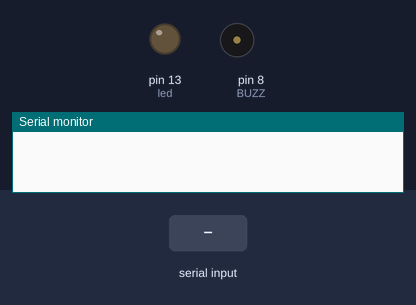
This sketch was run on a simulated Arduino Uno, built with avr-gcc and run on an emulated ATmega328P. Parts: output pins drawn as LEDs (lit = HIGH), buzzer (waves = sounding, pin HIGH), the last lines printed to the serial monitor. Inputs (shaded band) come from the test bench. The local clock reads 2024-03-15 10:24:30 at power-on unless the sketch sets it.

Above: at 1.2 s.
1.3 s: "270016FAAA61" received over Serial
At 2.4 s:
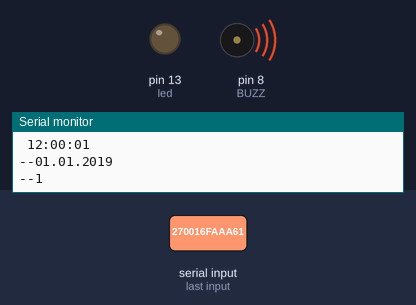
3.3 s: "270022B39620" received over Serial
At 3.7 s:
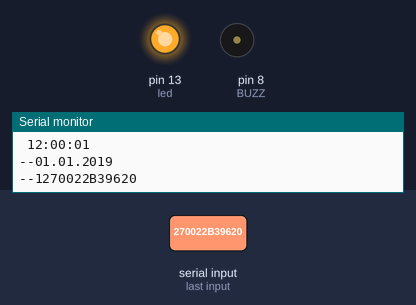
5.3 s: "27001674B8FD" received over Serial
At 6.7 s:
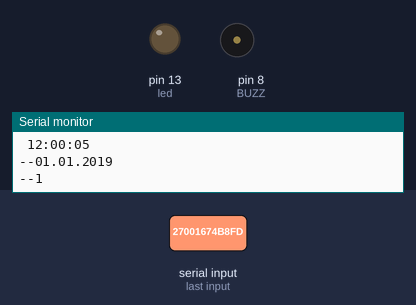
Timing chart, 0 to 8.3 s (numbered marks = the images above; inputs shaded):
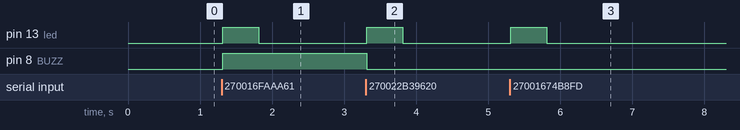

Measured:
- after the input at 1.3 s, pin 13 (led): LOW → HIGH at once, → LOW 0.50 s later; pin 8 (BUZZ): LOW → HIGH at once
- after the input at 3.3 s, pin 13 (led): LOW → HIGH at once, → LOW 0.50 s later; pin 8 (BUZZ): HIGH → LOW at once
- after the input at 5.3 s, pin 13 (led): LOW → HIGH at once, → LOW 0.50 s later

The sketch:

finalpro.ino.ino
```cpp
/* add the librarie for EEPROM*/
#include <EEPROM.h>

/*  I have not used the Buzzer but included the code in the file */


boolean stringComplete = false;
String inputString = "";
int n = 0;
#define BUZZ 8    /* initialize the buzzer pin as d8 */
#define led 13    /*initialize the led pin as D13 */
#define SW1 3     /*initialize the SW1 pin of the RFID reader as D3 */

/* add the library for RTC module*/
#include<DS3231.h>


DS3231 rtc(SDA,SCL);
int count1=0;                                  /* add the number of counters based on the number of names added */
int count2=0;
int count3=0;
char* names[]={"RANIT","LAL","ANDY"};        /* add the names to the database to keep track */
int i=0;

void setup() {
  Serial.begin(9600);
  rtc.begin();
  rtc.setDOW(THURSDAY);                           /* set the DATE OF WEEK */
  rtc.setTime(12,0,0);                            /* set the present time */
  rtc.setDate(1,1,2019);                           /* set the present date */
  pinMode(BUZZ,OUTPUT);
  pinMode(led,OUTPUT);
  pinMode(SW1,INPUT);

  inputString.reserve(200);
}

void loop() {


  if(stringComplete){
    Serial.println(inputString);
    if(inputString.equals("270016FAAA61")){//A
      count1+=1;                                                  /*  RFID tag for the first person and if the string printed in the serial window matches with the RFID tag the increment*/
      digitalWrite(BUZZ,HIGH);
      digitalWrite(led,HIGH);
      delay(500);
      digitalWrite(led,LOW);
      if(count1%2!=0)                                                /*  if the count1 is odd it means an 'ENTRY' is made by person 1 assuming the room is initially empty */
      {
        Serial.println("A IS MARKED PRESENT");
      }
      else
      {
        Serial.println("A IS MARKED ABSENT");

      }
      Serial.println(rtc.getDOWStr());                             /*  prints the DATE OF THE WEEK in the serial monitor*/
      Serial.print(" ");
      Serial.println(rtc.getTimeStr());                             /*  prints the  TIME in the serial monitor */
      Serial.print("--");
      Serial.println(rtc.getDateStr());                              /*  prints the DATE in the serial monitor  */
      Serial.print("--");
      Serial.print(count1);

    }
    if(inputString.equals("270022B39620")){//B
      count2+=1;
      digitalWrite(BUZZ,LOW);
      digitalWrite(led,HIGH);
      delay(500);
      digitalWrite(led,LOW);
      if(count2%2!=0)
      {
        Serial.println("B IS MARKED PRESENT");
      }
      else
      {
        Serial.println("B IS MARKED ABSENT");
      }
      Serial.println(rtc.getDOWStr());
      Serial.print(" ");
      Serial.println(rtc.getTimeStr());
      Serial.print("--");
      Serial.println(rtc.getDateStr());
      Serial.print("--");
      Serial.print(count2);


    }
    if(inputString.equals("27001674B8FD")){//c
      count3+=1;
      digitalWrite(BUZZ,LOW);
      digitalWrite(led,HIGH);
      delay(500);
      digitalWrite(led,LOW);
      if(count3%2!=0)
      {
        Serial.println("C IS MARKED PRESENT");
      }
      else
      {
        Serial.println("C IS MARKED ABSENT");
      }

      Serial.println(rtc.getDOWStr());
      Serial.print(" ");
      Serial.println(rtc.getTimeStr());
      Serial.print("--");
      Serial.println(rtc.getDateStr());
      Serial.print("--");
      Serial.print(count3);


    }


    stringComplete = false;
    inputString = "";
  }


  }


void serialEvent(){
  while(Serial.available()){
    n++;
    char inChar = (char) Serial.read();
    inputString += inChar;
    if(n>=12){
      n=0;
      stringComplete = true;
    }
  }
}
```
